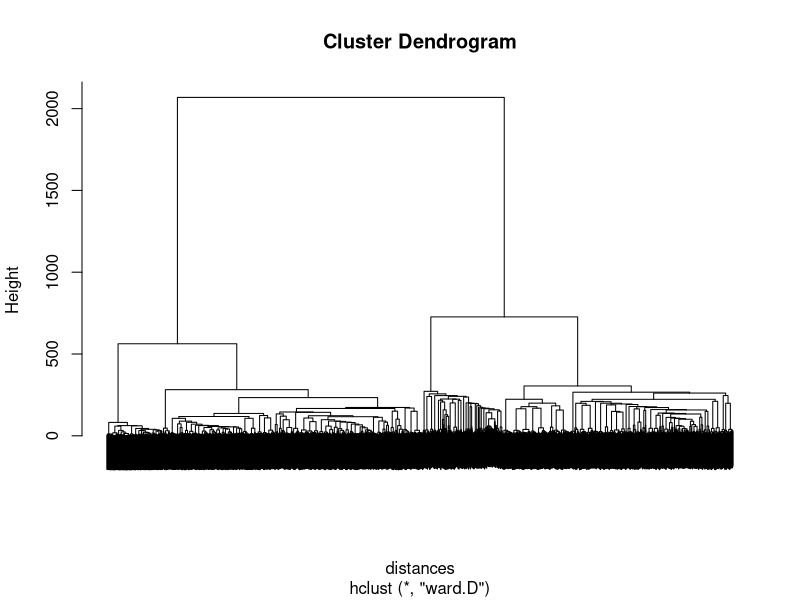
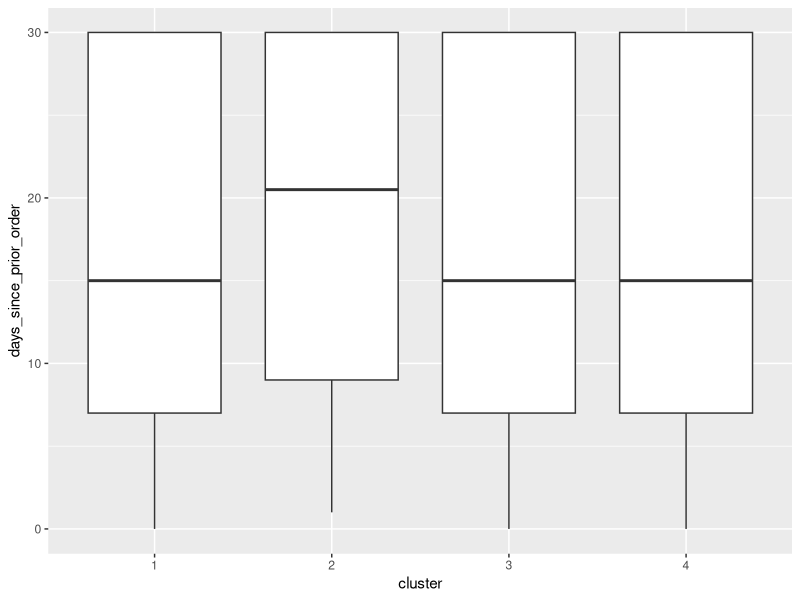

R code for these plots, in order:
## ---- chunk 1
knitr::opts_chunk$set(echo = TRUE, comment = NA, results = "hold", message = FALSE, warning = FALSE)
## ---- chunk 2
orders <- read.csv("orders.csv")
sort(table(orders$order_hour_of_day))
mean(orders$days_since_prior_order)
## ---- chunk 3
cor(orders$fresh.fruits, orders$fresh.vegetables)
## ---- chunk 4
table(orders$frozen.pizza==0)
261/(261+4739)
## ---- chunk 5
orders.aisle <- orders[,5:ncol(orders)]
## ---- chunk 6
library(caret)
preproc <- preProcess(orders.aisle)
ordersNorm <- predict(preproc, orders.aisle)
## ---- chunk 7
max(ordersNorm$frozen.dessert)
min(ordersNorm$soft.drinks)
## ---- chunk 8
distances <- dist(ordersNorm, method = "euclidean")
ClusterProducts <- hclust(distances, method = "ward.D")
plot(ClusterProducts, labels = FALSE)
## ---- chunk 9
set.seed(200)
kMeanCluster <- kmeans(ordersNorm, centers = 4)
table(kMeanCluster$cluster)
## ---- chunk 10
clusterCenter <- kMeanCluster$center
sort(clusterCenter[1,], decreasing = TRUE)[1:10]
sort(clusterCenter[2,], decreasing = TRUE)[1:10]
sort(clusterCenter[3,], decreasing = TRUE)[1:10]
sort(clusterCenter[4,], decreasing = TRUE)[1:10]
## ---- chunk 11
tapply(orders$order_hour_of_day, kMeanCluster$cluster, mean)
## ---- chunk 12
library(ggplot2)
attach(orders)
orders$cluster <- as.factor(kMeanCluster$cluster)
ggplot(data = orders) + geom_boxplot(aes(cluster, days_since_prior_order))
tapply(orders$days_since_prior_order, orders$cluster, mean)
